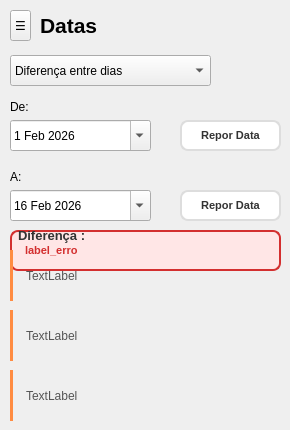
   <widget class="QWidget" name="page_3">
    <widget class="QToolButton" name="toolButton_5">
     <property name="geometry">
      <rect>
       <x>10</x>
       <y>10</y>
       <width>21</width>
       <height>31</height>
      </rect>
     </property>
     <property name="font">
      <font/>
     </property>
     <property name="tabletTracking">
      <bool>false</bool>
     </property>
     <property name="styleSheet">
      <string notr="true">QToolButton:hover {
        color: #000;
        background-color: #e0e0e0;
        border-radius: 5px;
    }
 </string>
     </property>
     <property name="text">
      <string>☰</string>
     </property>
    </widget>
    <widget class="QLabel" name="label_distancias_4">
     <property name="geometry">
      <rect>
       <x>40</x>
       <y>5</y>
       <width>191</width>
       <height>41</height>
      </rect>
     </property>
     <property name="text">
      <string>&lt;html&gt;&lt;head/&gt;&lt;body&gt;&lt;p&gt;&lt;span style=&quot; font-size:16pt; font-weight:600;&quot;&gt;Datas&lt;/span&gt;&lt;/p&gt;&lt;/body&gt;&lt;/html&gt;</string>
     </property>
    </widget>
    <widget class="QComboBox" name="combo_datas_1">
     <property name="geometry">
      <rect>
       <x>10</x>
       <y>55</y>
       <width>201</width>
       <height>31</height>
      </rect>
     </property>
     <property name="font">
      <font/>
     </property>
     <property name="styleSheet">
      <string notr="true"/>
     </property>
     <property name="currentText">
      <string>Diferença entre dias</string>
     </property>
     <item>
      <property name="text">
       <string>Diferença entre dias</string>
      </property>
     </item>
     <item>
      <property name="text">
       <string>Adicionar/substrair dias</string>
      </property>
     </item>
    </widget>
    <widget class="QDateEdit" name="date_edit_2">
     <property name="geometry">
      <rect>
       <x>10</x>
       <y>190</y>
       <width>141</width>
       <height>31</height>
      </rect>
     </property>
     <property name="styleSheet">
      <string notr="true"/>
     </property>
     <property name="calendarPopup">
      <bool>true</bool>
     </property>
     <property name="date">
      <date>
       <year>2026</year>
       <month>2</month>
       <day>16</day>
      </date>
     </property>
    </widget>
    <widget class="QLabel" name="label_3">
     <property name="geometry">
      <rect>
       <x>10</x>
       <y>100</y>
       <width>47</width>
       <height>13</height>
      </rect>
     </property>
     <property name="text">
      <string>De:</string>
     </property>
    </widget>
    <widget class="QLabel" name="label_4">
     <property name="geometry">
      <rect>
       <x>10</x>
       <y>170</y>
       <width>47</width>
       <height>13</height>
      </rect>
     </property>
     <property name="text">
      <string>A:</string>
     </property>
    </widget>
    <widget class="QDateEdit" name="date_edit_1">
     <property name="geometry">
      <rect>
       <x>10</x>
       <y>120</y>
       <width>141</width>
       <height>31</height>
      </rect>
     </property>
     <property name="styleSheet">
      <string notr="true"/>
     </property>
     <property name="calendarPopup">
      <bool>true</bool>
     </property>
     <property name="date">
      <date>
       <year>2026</year>
       <month>2</month>
       <day>1</day>
      </date>
     </property>
    </widget>
    <widget class="QLabel" name="label_erro">
     <property name="geometry">
      <rect>
       <x>10</x>
       <y>230</y>
       <width>271</width>
       <height>41</height>
      </rect>
     </property>
     <property name="styleSheet">
      <string notr="true">QLabel#label_erro {
    background-color: #ffe6e6;
    color: #d32f2f;
    border: 2px solid #d32f2f;
    border-radius: 8px;
    padding: 10px;
    font-size: 11px;
    font-weight: bold;
}</string>
     </property>
     <property name="text">
      <string>label_erro</string>
     </property>
    </widget>
    <widget class="QLabel" name="label_horas">
     <property name="geometry">
      <rect>
       <x>10</x>
       <y>250</y>
       <width>191</width>
       <height>51</height>
      </rect>
     </property>
     <property name="styleSheet">
      <string notr="true">QLabel#label_horas {
    background-color: transparent;
    color: #555;
    border-left: 3px solid #ff8c42;
    padding: 5px 10px;
    font-size: 12px;
}</string>
     </property>
     <property name="text">
      <string>TextLabel</string>
     </property>
    </widget>
    <widget class="QLabel" name="label_dias">
     <property name="geometry">
      <rect>
       <x>10</x>
       <y>310</y>
       <width>191</width>
       <height>51</height>
      </rect>
     </property>
     <property name="styleSheet">
      <string notr="true">

QLabel#label_dias {
    background-color: transparent;
    color: #555;
    border-left: 3px solid #ff8c42;
    padding: 5px 10px;
    font-size: 12px;
}</string>
     </property>
     <property name="text">
      <string>TextLabel</string>
     </property>
    </widget>
    <widget class="QLabel" name="label_semanas">
     <property name="geometry">
      <rect>
       <x>10</x>
       <y>370</y>
       <width>191</width>
       <height>51</height>
      </rect>
     </property>
     <property name="styleSheet">
      <string notr="true">QLabel#label_semanas {
    background-color: transparent;
    color: #555;
    border-left: 3px solid #ff8c42;
    padding: 5px 10px;
    font-size: 12px;
}</string>
     </property>
     <property name="text">
      <string>TextLabel</string>
     </property>
    </widget>
    <widget class="QLabel" name="label_resultado">
     <property name="geometry">
      <rect>
       <x>10</x>
       <y>220</y>
       <width>191</width>
       <height>31</height>
      </rect>
     </property>
     <property name="styleSheet">
      <string notr="true">QLabel#label_resultado {
    background-color: transparent;
    color: #333;
    border: none;
    padding: 5px;
    font-size: 13px;
    font-weight: bold;
}</string>
     </property>
     <property name="text">
      <string>Diferença :</string>
     </property>
    </widget>
    <widget class="QPushButton" name="botao_data_atual_2">
     <property name="geometry">
      <rect>
       <x>180</x>
       <y>120</y>
       <width>101</width>
       <height>31</height>
      </rect>
     </property>
     <property name="styleSheet">
      <string notr="true">QPushButton#botao_data_atual_2 {
    background-color: white;
    color: #333;
    border: 2px solid #ddd;
    border-radius: 8px;
    padding: 8px 15px;
    font-size: 11px;
    font-weight: bold;
}

QPushButton#botao_data_atual_2:hover {
    background-color: #ff8c42;
    color: white;
    border: 2px solid #ff8c42;
}

QPushButton#botao_data_atual_2:pressed {
    background-color: #e67a32;
    border: 2px solid #e67a32;
}</string>
     </property>
     <property name="text">
      <string>Repor Data</string>
     </property>
    </widget>
    <widget class="QPushButton" name="botao_data_atual_3">
     <property name="geometry">
      <rect>
       <x>180</x>
       <y>190</y>
       <width>101</width>
       <height>31</height>
      </rect>
     </property>
     <property name="styleSheet">
      <string notr="true">QPushButton#botao_data_atual_3 {
    background-color: white;
    color: #333;
    border: 2px solid #ddd;
    border-radius: 8px;
    padding: 8px 15px;
    font-size: 11px;
    font-weight: bold;
}

QPushButton#botao_data_atual_3:hover {
    background-color: #ff8c42;
    color: white;
    border: 2px solid #ff8c42;
}

QPushButton#botao_data_atual_3:pressed {
    background-color: #e67a32;
    border: 2px solid #e67a32;
}</string>
     </property>
     <property name="text">
      <string>Repor Data</string>
     </property>
    </widget>
   </widget>
